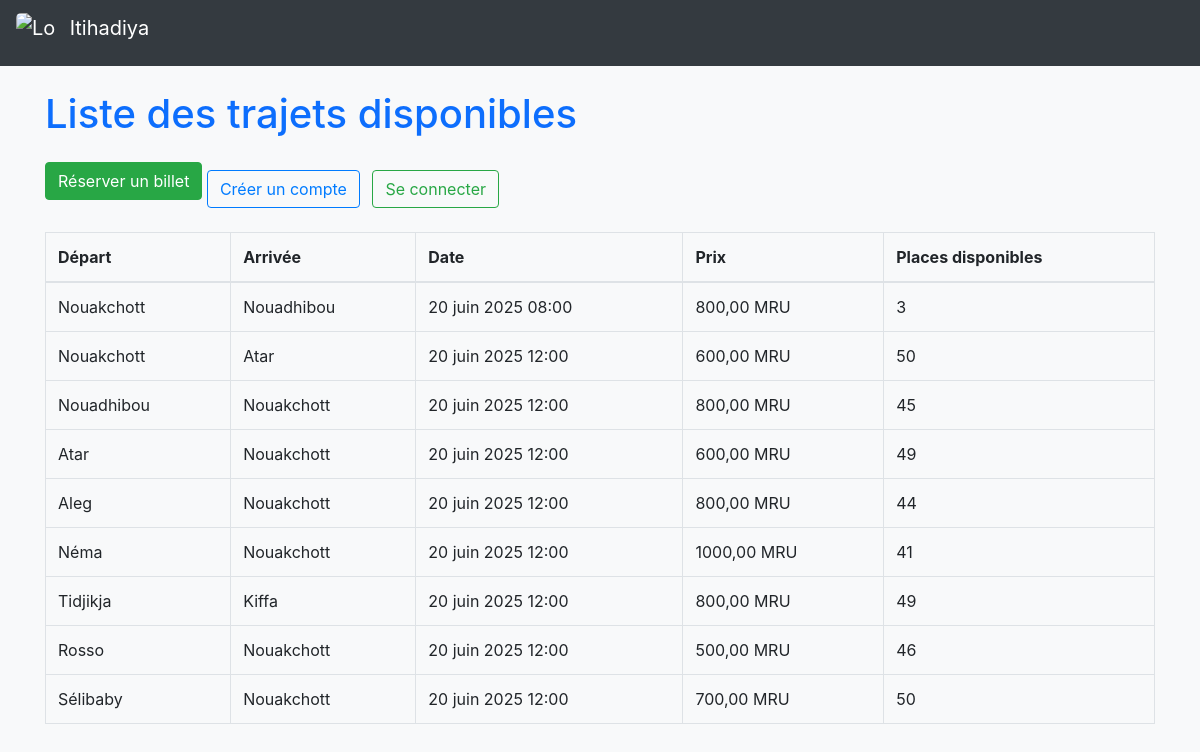
The app's page /, older data.
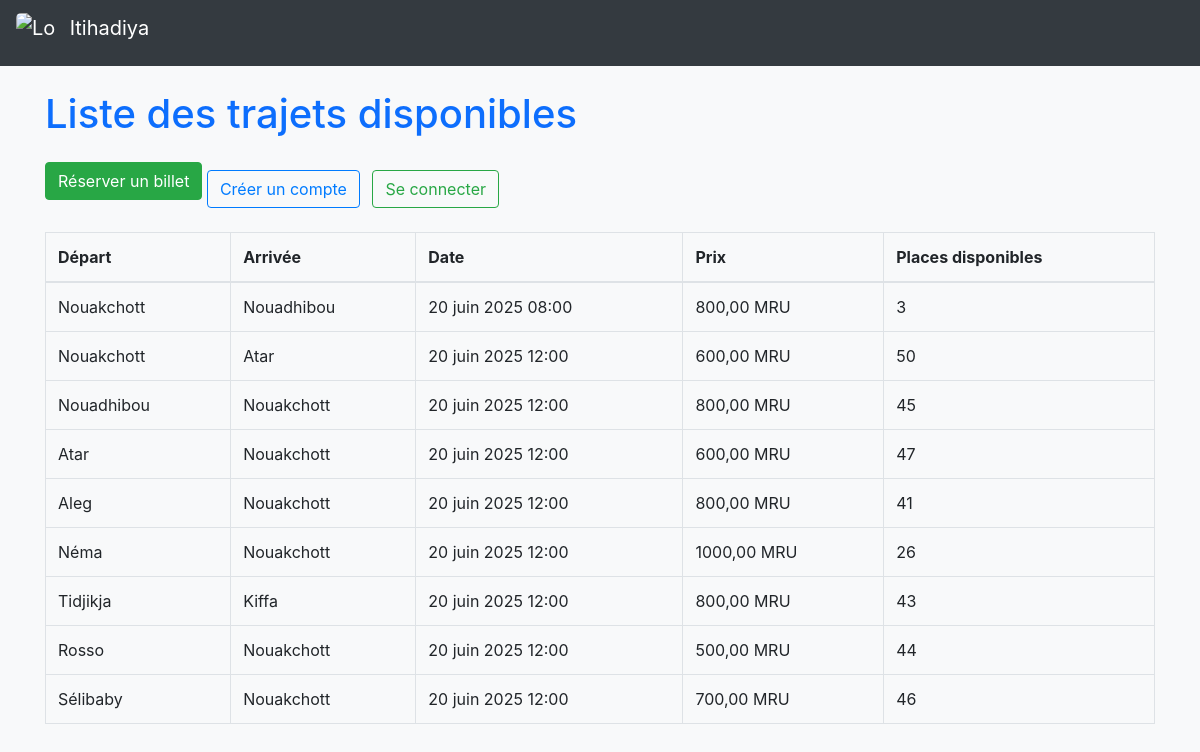
The same page, newer data.
### reservation/models.py (models this page shows, shortened)
class Trajet(models.Model):
    depart = models.ForeignKey(Ville, related_name='depart', on_delete=models.CASCADE)
    arrivee = models.ForeignKey(Ville, related_name='arrivee', on_delete=models.CASCADE)
    date_depart = models.DateTimeField()
    prix = models.DecimalField(max_digits=6, decimal_places=2)
    places_disponibles = models.PositiveIntegerField(default=50)  # ex: 50 places max

class Ville(models.Model):
    nom = models.CharField(max_length=100)
    def __str__(self):
        return self.nom

### reservation/views.py (the view)
# urls.py: path('', views.liste_trajets, name='liste_trajets'),
def liste_trajets(request):
    trajets = Trajet.objects.all()
    return render(request, 'reservation/liste_trajets.html', {'trajets': trajets})

### reservation/templates/reservation/liste_trajets.html (shortened to what this page needs)
{% extends 'reservation/base.html' %}
{% load static %}
{% block content %}
    <h1 class="mb-4">Liste des trajets disponibles</h1>
    <a href="{% url 'reserver' %}" class="btn btn-success mb-3">Réserver un billet</a>
    <a href="{% url 'inscription' %}" class="btn btn-outline-primary mr-2">Créer un compte</a>
    <a href="{% url 'login' %}" class="btn btn-outline-success">Se connecter</a>
    <table class="table table-bordered mt-3">
        <thead>
            <tr>
                <th>Départ</th>
                <th>Arrivée</th>
                <th>Date</th>
                <th>Prix</th>
                <th>Places disponibles</th>
            </tr>
        </thead>
        <tbody>
            {% for trajet in trajets %}
                <tr>
                    <td>{{ trajet.depart }}</td>
                    <td>{{ trajet.arrivee }}</td>
                    <td>{{ trajet.date_depart }}</td>
                    <td>{{ trajet.prix }} MRU</td>
                    <td>{{ trajet.places_disponibles }}</td>
                </tr>
            {% empty %}
                <tr>
                    <td colspan="5">Aucun trajet disponible pour le moment.</td>
                </tr>
            {% endfor %}
        </tbody>
    </table>
{% endblock %}

Row changes from the older to the newer data that the page shows:
changed Trajet (number 4 of 9 on the later page): places_disponibles "49" → "47"
changed Trajet "Aleg": places_disponibles "44" → "41"
changed Trajet "Néma": places_disponibles "41" → "26"
changed Trajet "Tidjikja": places_disponibles "49" → "43"
changed Trajet "Rosso": places_disponibles "46" → "44"
changed Trajet "Sélibaby": places_disponibles "50" → "46"
